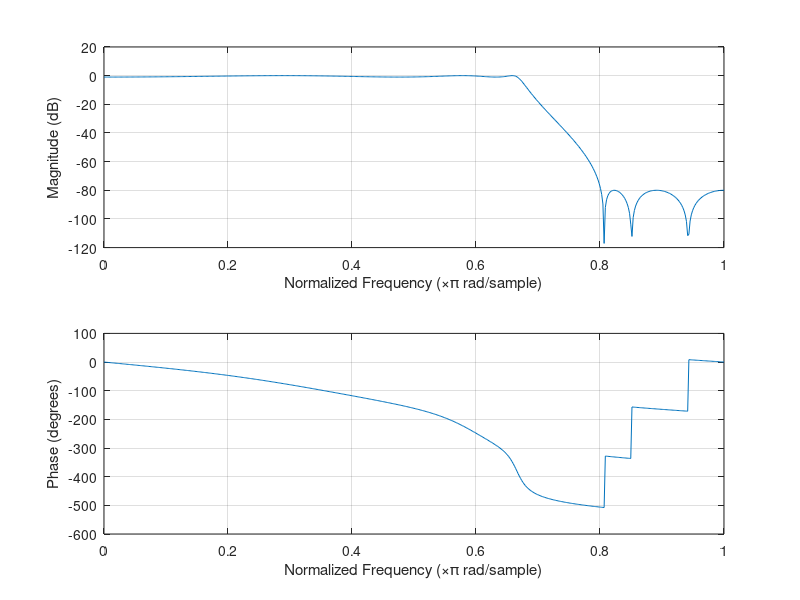

Here is the MATLAB script that generated this plot: (Note: this script raises an error after producing the figure.)
%part5
clc;
close all;
%load IIR filter
b = load('IIR.mat');
c=  struct2cell(b);
d = cell2mat(c);
b1=d(1,:);
b2=d(2,:);
b3=d(3,:);
a1=d(4,:);
a2=d(5,:);
a3=d(6,:);
bt1=conv(b1,b2);
bt=conv(bt1,b3);
at1=conv(a1,a2);
at=conv(at1,a3);
freqz(0.0781*bt,at);
Ifilter=freqz(0.0781*bt,at);

%defining xa(t)
T=0.001;
t=0:T:20;
xa = 1+ sin(4*pi*t)+exp(1i*t).*(sin(2*pi*t)+sin(pi*t));
%fast fourier transform

L=length (xa);
NFFT=2^nextpow2(L);
Xa=fft(xa,NFFT)/L;
w=1/(2*T)*linspace(0,1,(NFFT/2)+1);
%sampling xa(t)
fs=6;
x=resample(xa,fs,1/T);
xIIR= filter(0.0781*bt ,at,x);
yIIR = reconst(xIIR,t,1/fs);

%fast fourier transform
Lr=length (yIIR);
NFFT=2^nextpow2(Lr);
YIIR=fft(yIIR,NFFT)/Lr;

%comparing magnitude of YIIR(f) & Xa(f)
figure
subplot(2,1,1);
plot(w,2*abs(YIIR(1:NFFT/2+1)))
title('Magntiude of YIIR(f)');
xlabel('freq(Hertz)');
ylabel('|YIIR(f)|');

subplot(2,1,2);
plot(w,2*abs(Xa(1:NFFT/2+1)))
title('Magntiude of Xa(f)');
xlabel('freq(Hertz)');
ylabel('|Xa(f)|');

%comparing phase of YIIR(f) & Xa(f)
figure
subplot(2,1,1);

plot(w,angle(YIIR(1:NFFT/2+1)))
title('phase of YIIR(f)');
xlabel('freq(Hertz)');
ylabel('phs_YIIR(f)');

subplot(2,1,2);
plot(w,angle(Xa(1:NFFT/2+1)))
title('phase of Xa(f)');
xlabel('freq(Herts)');
ylabel('phs_Xa(f)');

figure
subplot(2,1,1);
plot(t,abs(yIIR))
title('reconstruction signal yIIR(t)');
xlabel('time(sec)');
ylabel('yIIR(t)');
subplot(2,1,2);
plot(t,abs(xa));
title('Analog signal xa(t)');
xlabel('time(sec)');
ylabel('xa(t)');